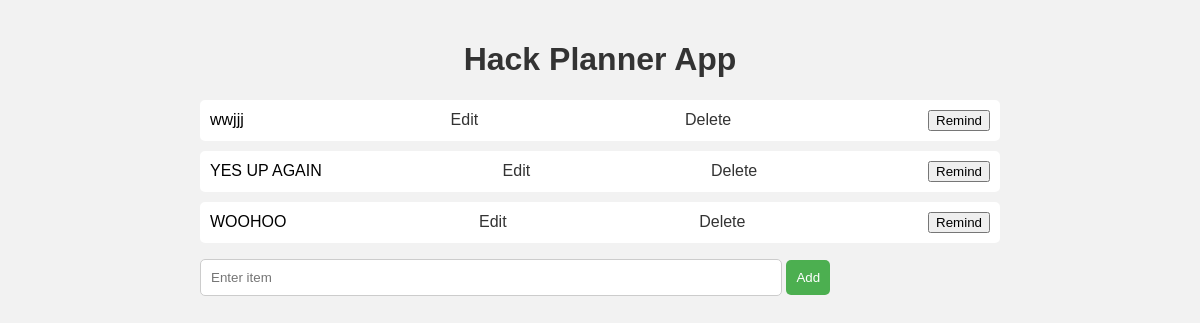
Before: / with the older database file.
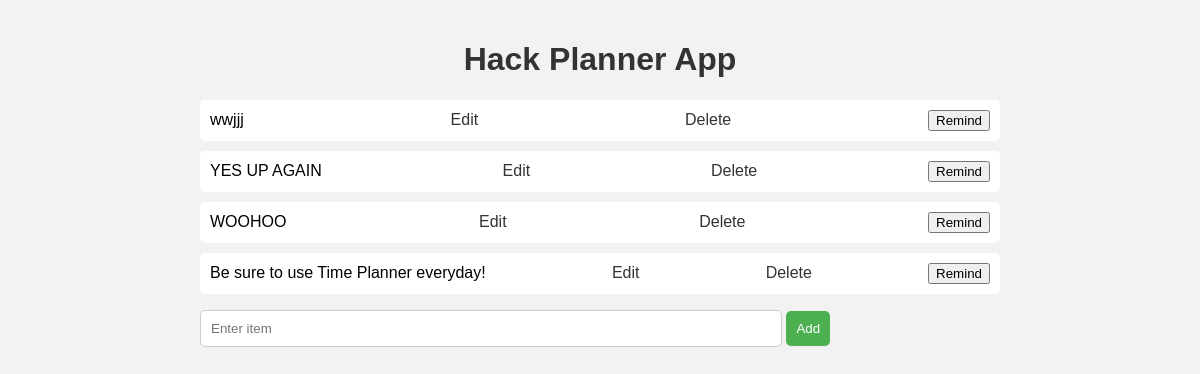
After: the same page with the newer database file.
### tables this page shows
CREATE TABLE checklist 
              (id INTEGER PRIMARY KEY AUTOINCREMENT, item TEXT );

### app.py (the view)
@app.route('/')
def checklist():
    create_table()
    items = get_items()
    return render_template('checklist.html', items= items)

### app.py (called while the page is built)
def create_table():
    conn = sqlite3.connect(db_path)
    c = conn.cursor()
    c.execute('''CREATE TABLE IF NOT EXISTS checklist
              (id INTEGER PRIMARY KEY AUTOINCREMENT, item TEXT )''')
    conn.commit()
    conn.close()

def get_items():
    conn = sqlite3.connect(db_path)
    c = conn.cursor()
    c.execute("SELECT * FROM checklist")
    items = c.fetchall()
    conn.close()
    return items

### templates/checklist.html (shortened to what this page needs)
<!DOCTYPE html>
<html lang="en">
<head>
    <link rel="stylesheet" type="text/css" href = "{{ url_for('static', filename = 'style.css')}}">
</head>
<body>
    <div class="container">
        <h1>Hack Planner App</h1>
        <ul class="checklist-items">
            {% for item in items %}
            <li>
                {{item[1]}}
                <a href="/edit/{{item[0]}}">Edit</a>
                <a href="/delete/{{item[0]}}">Delete</a>
                <button onclick = "setReminder('{{item[1]}}')">Remind</button>
            </li>
            {% endfor %}
        </ul>
        <form class="add-form" action="/add" method = "post">
            <input type="text" name="item" placeholder="Enter item">
            <button type="submit">Add</button>
        </form>
    </div>
</body>
</html>

### static/style.css (style rules this page uses)
body { font-family: Arial, Helvetica, sans-serif; background-color: #f2f2f2; margin: 0; padding: 0; }
h1 { text-align: center; color: #333; }
.container { max-width: 800px; margin: 0 auto; padding: 20px; }
.checklist-items { list-style-type: none; padding: 0; }
.checklist-items li { background-color: #fff; border-radius: 5px; padding: 10px; margin-bottom: 10px; display: flex; justify-content: space-between; align-items: center; }
.checklist-items li a { color: #333; text-decoration: none; margin-left: 10px; }
.add-form input[type="text"], .edit-form input[type = "text"] { width: 70%; padding: 10px; border: 1px solid #ccc; border-radius: 5px; }
.add-form button, .edit-form button { padding: 10px; background-color: #4caf50; border: none; color: white; border-radius: 5px; cursor: pointer; }

Changed rows visible on the page:
added checklist: item "Be sure to use Time Planner everyday!"
